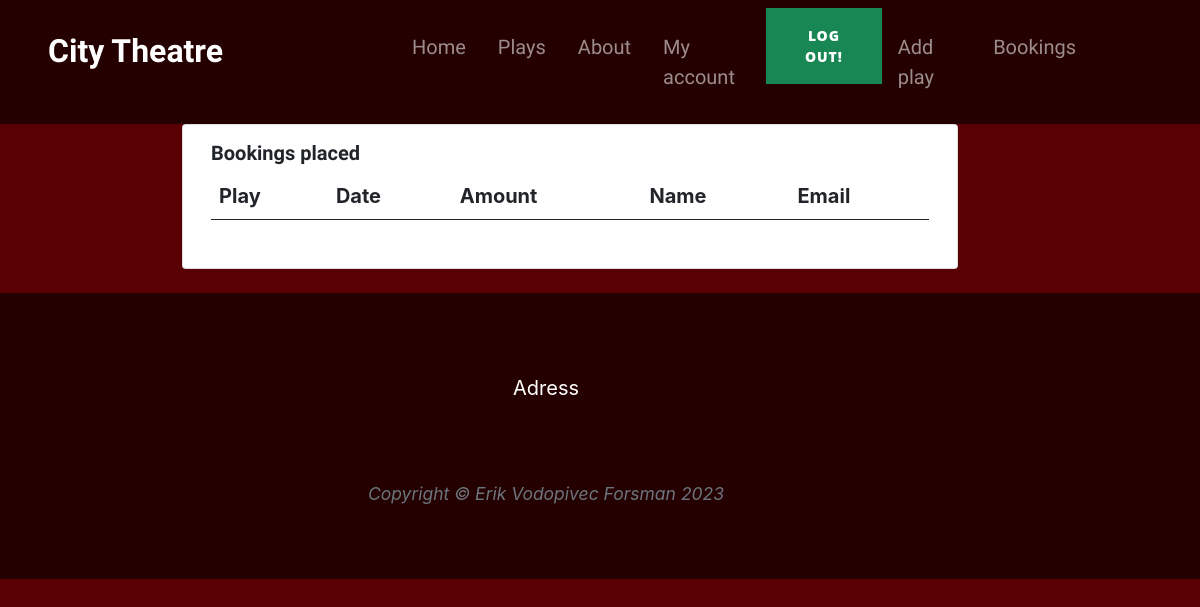
The app's page /booking/all-bookings/ (signed in), older data.
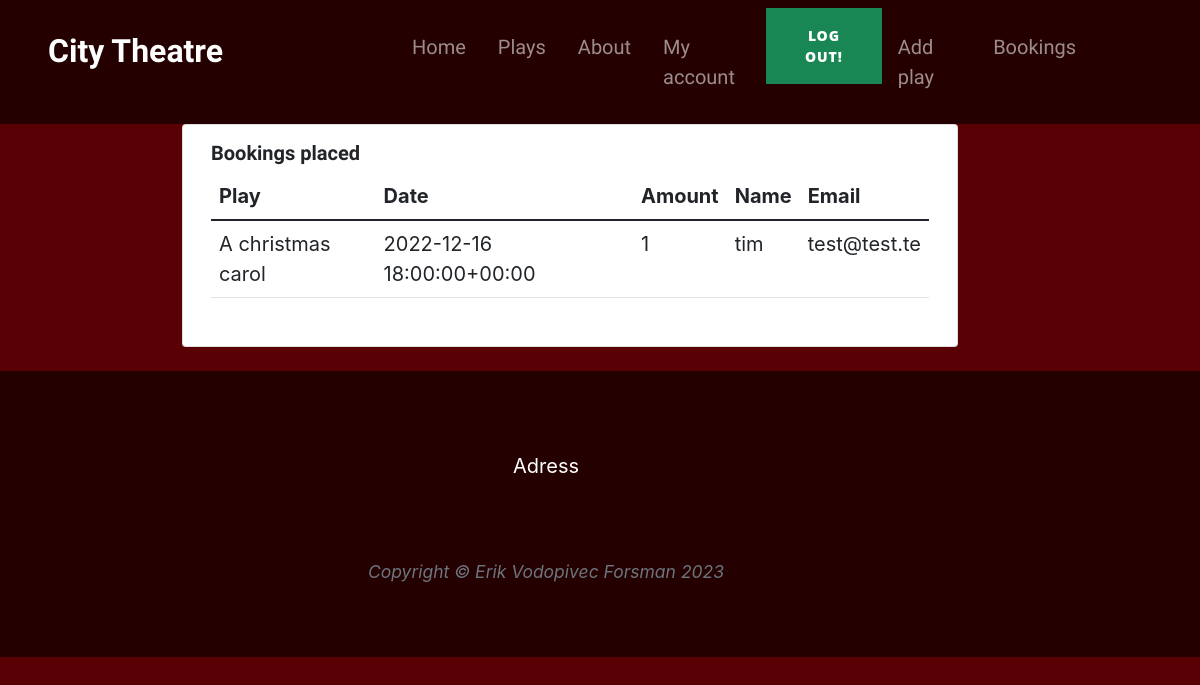
The same page, newer data.
### booking/models.py (models this page shows, shortened)
class Booking(models.Model):
    play = models.ForeignKey(Play, on_delete=models.CASCADE)
    date = models.ForeignKey(NowPlaying, on_delete=models.CASCADE)
    amount = models.IntegerField(default=1)
    user_profile = models.ForeignKey(UserProfile, on_delete=models.SET_NULL,
                                     null=True, blank=True,
                                     related_name='orders')
    name = models.CharField(max_length=200)
    email = models.EmailField()
    class Meta:
        ordering = ['play']

class Play( models.Model):
    name = models.CharField(max_length=254, null=False, blank=False)
    description = models.CharField(max_length=1000, null=False, blank=False, default="To be added")
    image = models.CharField(max_length=254, null=True, blank=True)
    def __str__(self):
        return self.name

class NowPlaying(models.Model):
    date = models.DateTimeField()
    play = models.ForeignKey(Play, on_delete=models.CASCADE)
    status = models.IntegerField(choices=STATUS, default=0)
    seats = models.IntegerField(default=41)
    class Meta:
        ordering = ['-date']
    def __str__(self):
        return str(self.date)

### booking/views.py (the view)
# urls.py: path('all-bookings/', views.all_bookings, name='all_bookings'),
@login_required
def all_bookings(request):
    if not request.user.is_superuser:
        return redirect(reverse('home'))
    bookings = Booking.objects.all()
    template = 'booking/all_bookings.html'
    context = {
        'bookings': bookings,
    }
    return render(request, template, context)

### booking/templates/booking/all_bookings.html (shortened to what this page needs)
{% extends "base.html" %}
{% load static %}
{% block content %}
    <div class="container" id="plays-choice">
        <div class="card-deck row justify-content-around">
            <div class="card col-8">
                <div class="card-body">
                    <h5 class="card-title">Bookings placed</h5>
                    <table class="table">
                        <thead>
                            <tr>
                                <th>Play</th>
                                <th>Date</th>
                                <th>Amount</th>
                                <th>Name</th>
                                <th>Email</th>
                            </tr>
                        </thead>
                        <tbody>
                            {% for booking in bookings %}
                            <tr>
                                <td>{{ booking.play }}</td>
                                <td>{{ booking.date }}</td>
                                <td>{{ booking.amount }}</td>
                                <td>{{ booking.name }}</td>
                                <td>{{ booking.email }}</td>
                            </tr>
                            {% endfor %}
                        </tbody>
                    </table>
                </div>
            </div>
        </div>
    </div>
{% endblock %}

Row changes from the older to the newer data that the page shows:
added Booking: play "A christmas carol", date "2022-12-16 18:00:00+00:00", amount "1", name "tim", email "test@test.te"
